Frame 1 (no input): blank canvas, image omitted
Frame 60 (no input): blank canvas, image omitted
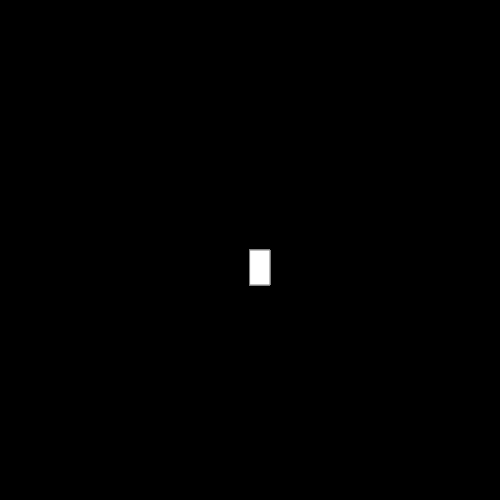
Frame 120 (the mouse pressed at the canvas centre since frame 60)

The p5.js sketch whose frames 1 and 60 were blank and that drew this single picture after the mouse press (run headless with seeded random() and noise() and a simulated clock; from frame 60 on, the mouse is pressed at the canvas centre):

// p5.js sketch
// ── sketch.js
function setup() {
    createCanvas(500, 500);
    background("black");
  }
  
  function draw() {
    
    stroke("gray");
    fill("white");
  
    // console.log(mouseIsPressed);
  
    if (mouseIsPressed) {           
       rect(mouseX, mouseY, 20, 35);
    }
    
  }
  
